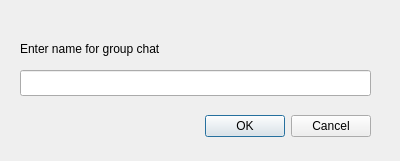
<?xml version="1.0" encoding="UTF-8"?>
<ui version="4.0">
 <class>PromptQDialog</class>
 <widget class="QDialog" name="PromptQDialog">
  <property name="geometry">
   <rect>
    <x>0</x>
    <y>0</y>
    <width>400</width>
    <height>161</height>
   </rect>
  </property>
  <property name="windowTitle">
   <string>Dialog</string>
  </property>
  <widget class="QDialogButtonBox" name="buttonBox">
   <property name="geometry">
    <rect>
     <x>30</x>
     <y>110</y>
     <width>341</width>
     <height>32</height>
    </rect>
   </property>
   <property name="orientation">
    <enum>Qt::Horizontal</enum>
   </property>
   <property name="standardButtons">
    <set>QDialogButtonBox::Cancel|QDialogButtonBox::Ok</set>
   </property>
  </widget>
  <widget class="QLineEdit" name="lineEdit">
   <property name="geometry">
    <rect>
     <x>20</x>
     <y>70</y>
     <width>351</width>
     <height>26</height>
    </rect>
   </property>
  </widget>
  <widget class="QLabel" name="label">
   <property name="geometry">
    <rect>
     <x>20</x>
     <y>40</y>
     <width>271</width>
     <height>18</height>
    </rect>
   </property>
   <property name="text">
    <string>Enter name for group chat</string>
   </property>
  </widget>
 </widget>
 <resources/>
 <connections>
  <connection>
   <sender>buttonBox</sender>
   <signal>accepted()</signal>
   <receiver>PromptQDialog</receiver>
   <slot>accept()</slot>
   <hints>
    <hint type="sourcelabel">
     <x>248</x>
     <y>254</y>
    </hint>
    <hint type="destinationlabel">
     <x>157</x>
     <y>274</y>
    </hint>
   </hints>
  </connection>
  <connection>
   <sender>buttonBox</sender>
   <signal>rejected()</signal>
   <receiver>PromptQDialog</receiver>
   <slot>reject()</slot>
   <hints>
    <hint type="sourcelabel">
     <x>316</x>
     <y>260</y>
    </hint>
    <hint type="destinationlabel">
     <x>286</x>
     <y>274</y>
    </hint>
   </hints>
  </connection>
 </connections>
</ui>
